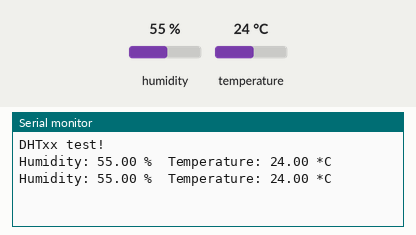
Simulated run of this sketch. Board: Arduino Uno, built with avr-gcc and run on an emulated ATmega328P. Shown: the last lines printed to the serial monitor. The inputs (shaded band) are chosen by the test bench; at power-on: humidity 55 %, temperature 24 °C.

Above: at 2.8 s.
2.9 s: humidity set to 22 %
At 4.5 s:
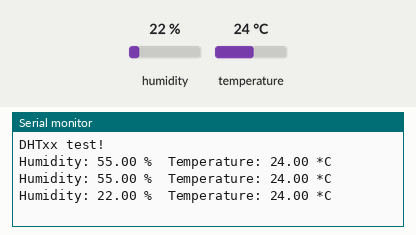
5.6 s: temperature set to 12 °C
At 7.4 s:
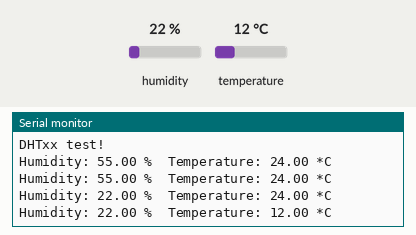
8.3 s: humidity set to 40 %
At 10.9 s:
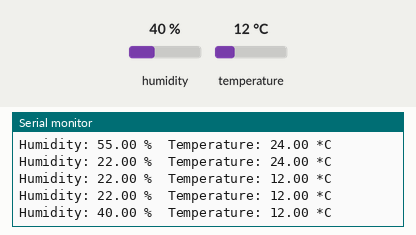
Timing chart, 0 to 12.4 s (numbered marks = the images above; inputs shaded):
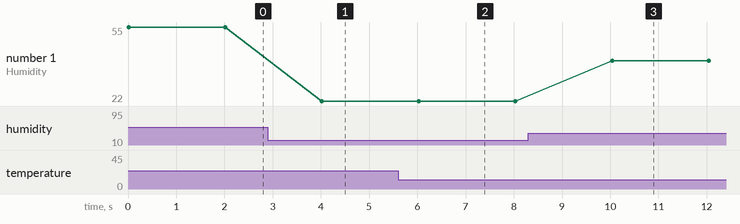

The sketch:

sketch_oct21a.ino
```cpp
#include "DHT.h"
#define DHTPIN 15    // modify to the pin we connected

#define DHTTYPE DHT21   // AM2301

DHT dht(DHTPIN, DHTTYPE);

void setup()
{
 Serial.begin(9600);
 Serial.println("DHTxx test!");
 dht.begin();
}

void loop()
{
 float h = dht.readHumidity();
 float t = dht.readTemperature();
 // check if returns are valid, if they are NaN (not a number) then something went wrong!
 if (isnan(t) || isnan(h))
 {
   Serial.println("Failed to read from DHT");
 }
 else
 {
   Serial.print("Humidity: ");
   Serial.print(h);
   Serial.print(" %\t");
   Serial.print("Temperature: ");
   Serial.print(t);
   Serial.println(" *C");
   delay(2000);
 }
}
```

Measured:
- after the input at 2.9 s, the serial monitor: prints a new line after 1.1 s (image 1)
- after the input at 5.6 s, the serial monitor: prints a new line after 0.42 s (image 2)
- after the input at 8.3 s, the serial monitor: prints a new line after 1.7 s (image 3)
- plotted number 1: 55 → 22 after the input at 2.9 s, 22 → 40 after the input at 8.3 s
